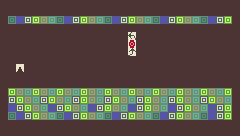

Below is a game level as drawn by its tile map, then a one-line description and the .tmx file that defines it, in full:
An orthogonal 30x17 tile map with 8x8 px tiles, 1 tile layer (piso) and 7 objects.

<map version="1.10" tiledversion="1.12.2" orientation="orthogonal" renderorder="right-down" width="30" height="17" tilewidth="8" tileheight="8" infinite="0" nextlayerid="7" nextobjectid="73">
 <editorsettings>
  <export format="lua" />
 </editorsettings>
 <tileset firstgid="1" name="fondo_tileset2" tilewidth="8" tileheight="8" tilecount="144" columns="12">
  <image source="fondo_tileset2.png" width="96" height="96" />
 </tileset>
 <layer id="1" name="piso" width="30" height="17">
  <data encoding="csv">
22,22,22,22,22,22,22,22,22,22,22,22,22,22,22,22,22,22,22,22,22,22,22,22,22,22,22,22,22,22,
22,22,22,22,22,22,22,22,22,22,22,22,22,22,22,22,22,22,22,22,22,22,22,22,22,22,22,22,22,22,
22,133,134,135,136,137,138,133,134,135,136,137,138,133,134,135,136,137,138,133,134,135,136,137,138,133,134,135,136,22,
22,22,22,22,22,22,22,22,22,22,22,22,22,22,22,22,22,22,22,22,22,22,22,22,22,22,22,22,22,22,
22,22,22,22,22,22,22,22,22,22,22,22,22,22,22,22,1610612876,22,22,22,22,22,22,22,22,22,22,22,22,22,
22,22,22,22,22,22,22,22,22,22,22,22,22,22,22,22,128,22,22,22,22,22,22,22,22,22,22,22,22,22,
22,22,22,22,22,22,22,22,22,22,22,22,22,22,22,22,140,22,22,22,22,22,22,22,22,22,22,22,22,22,
22,22,22,22,22,22,22,22,22,22,22,22,22,22,22,22,22,22,22,22,22,22,22,22,22,22,22,22,22,22,
22,22,4,22,22,22,22,22,22,22,22,22,22,22,22,22,22,22,22,22,22,22,22,22,22,22,22,22,22,22,
22,22,22,22,22,22,22,22,22,22,22,22,22,22,22,22,22,22,22,22,22,22,22,22,22,22,22,22,22,22,
22,22,22,22,22,22,22,22,22,22,22,22,22,22,22,22,22,22,22,22,22,22,22,22,22,22,22,22,22,22,
22,136,137,138,136,137,138,136,137,138,136,137,138,136,137,138,136,137,138,136,137,138,136,137,138,136,137,138,136,22,
22,135,136,137,138,135,136,137,138,135,136,137,138,135,136,137,138,135,136,137,138,135,136,137,138,135,136,137,138,22,
22,134,135,136,137,138,134,135,136,137,138,134,135,136,137,138,134,135,136,137,138,134,135,136,137,138,134,135,136,22,
22,133,134,135,136,137,138,133,134,135,136,137,138,133,134,135,136,137,138,133,134,135,136,137,138,133,134,135,136,22,
22,22,22,22,22,22,22,22,22,22,22,22,22,22,22,22,22,22,22,22,22,22,22,22,22,22,22,22,22,22,
22,22,22,22,22,22,22,22,22,22,22,22,22,22,22,22,22,22,22,22,22,22,22,22,22,22,22,22,22,22
</data>
 </layer>
 <objectgroup id="2" name="paredes">
  <object id="65" x="232.25" y="1.5" width="7.5" height="134.25" />
  <object id="66" x="0.25" y="0.25" width="7.25" height="77.0833" />
  <object id="67" x="0.25" y="80" width="8.25" height="54.5" />
  <object id="68" x="10.5" y="128.5" width="220.5" height="6.5" />
  <object id="69" x="9" y="0.5" width="222" height="9" />
 </objectgroup>
 <objectgroup id="5" name="puerta">
  <properties>
   <property name="destino" value="inspiraciones" />
  </properties>
  <object id="70" x="15.667" y="63.8333" width="15" height="16">
   <properties>
    <property name="destino" value="plano" />
   </properties>
  </object>
 </objectgroup>
 <objectgroup id="6" name="spawn">
  <properties>
   <property name="desde" value="plano" />
  </properties>
  <object id="71" x="211.083" y="59.417" width="14" height="16">
   <properties>
    <property name="desde" value="presentacion1" />
   </properties>
  </object>
 </objectgroup>
</map>
